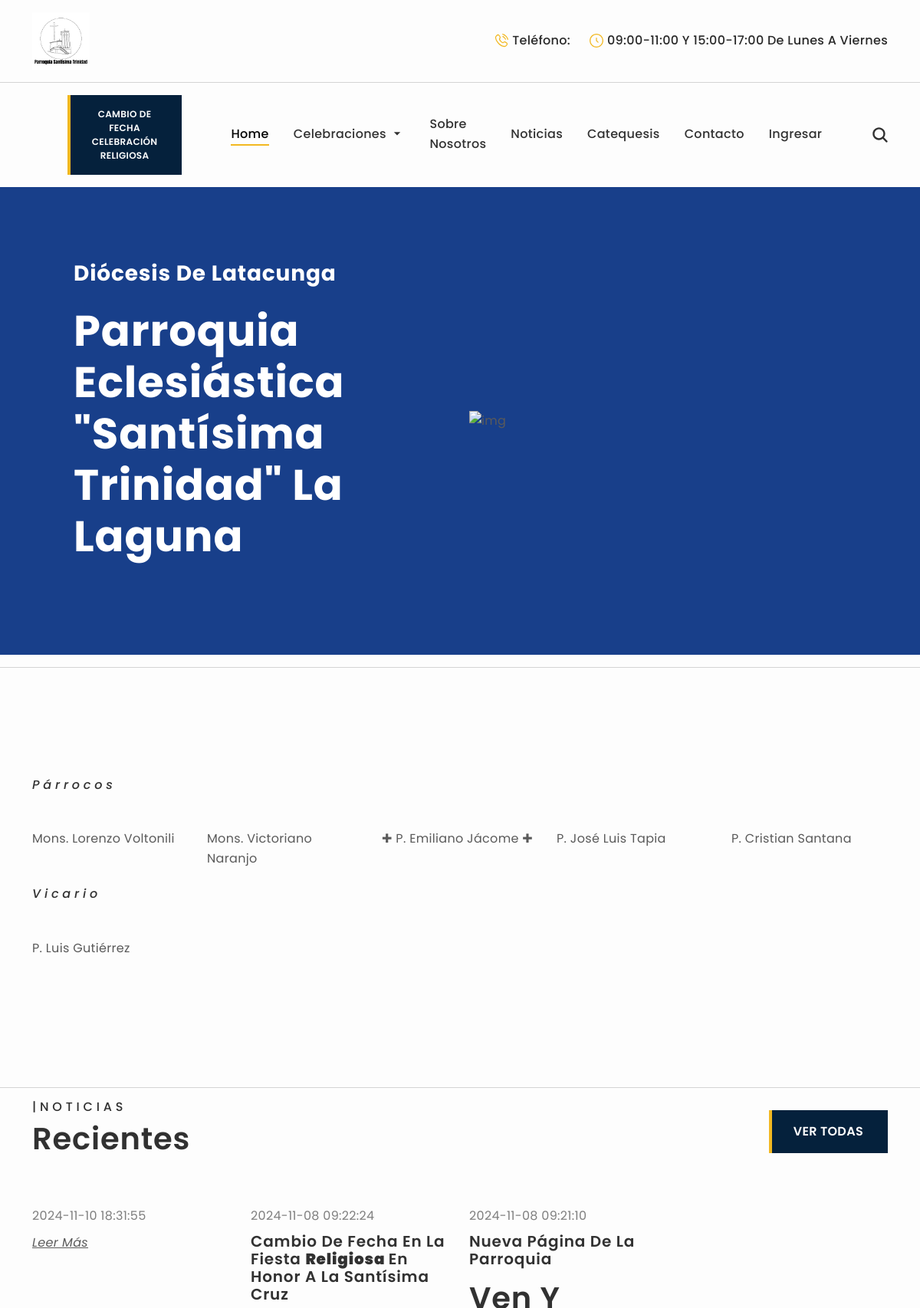
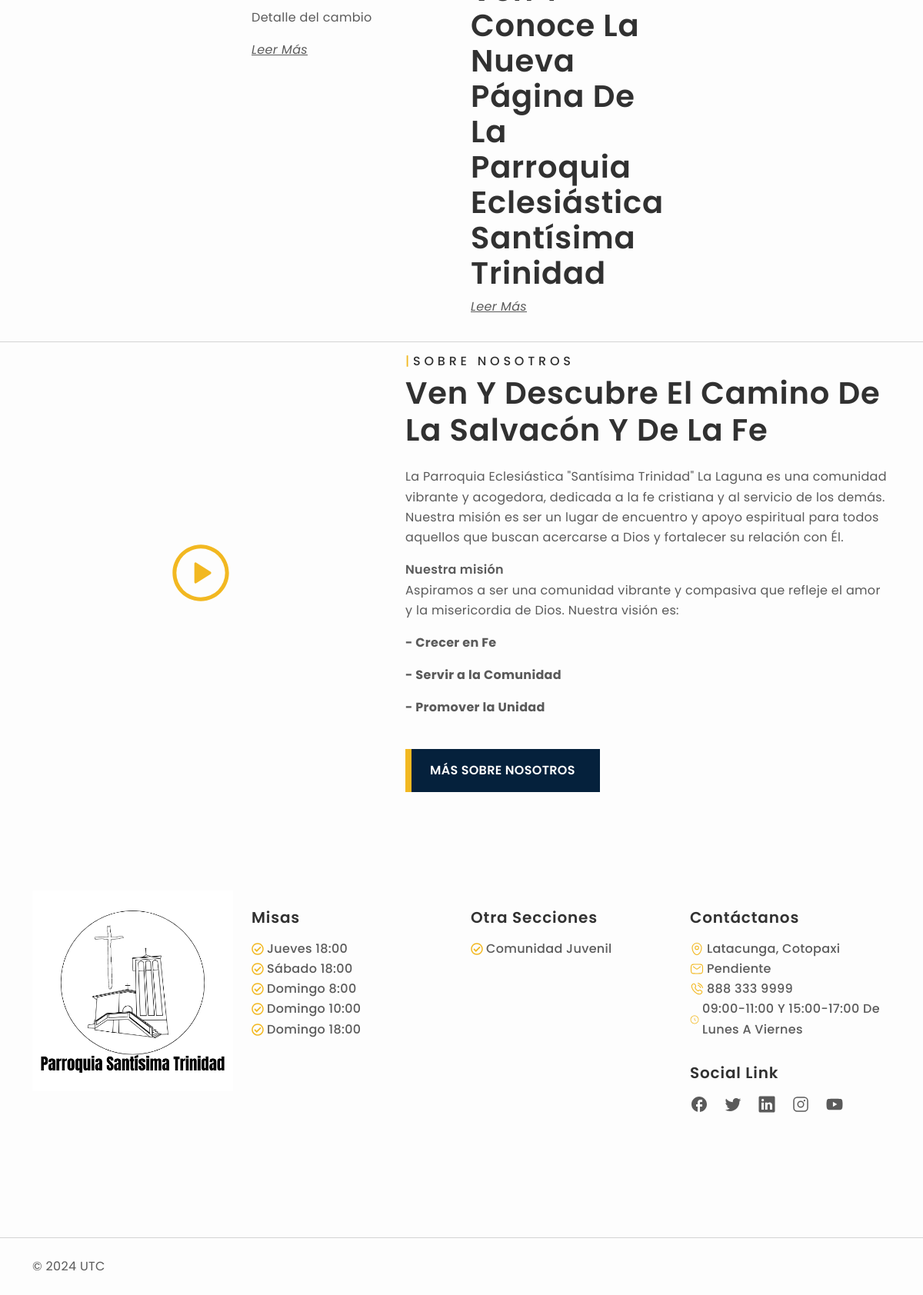
The page / on the database its author committed (2 pictures, top to bottom).
### tables this page shows
CREATE TABLE IF NOT EXISTS `noticias` (
  `id_not` int NOT NULL AUTO_INCREMENT,
  `titulo_not` text,
  `descripcion_not` text,
  `fecha_not` datetime NOT NULL DEFAULT CURRENT_TIMESTAMP,
  `autor_not` varchar(10) DEFAULT NULL,
  PRIMARY KEY (`id_not`),
  KEY `fk_noticia_persona` (`autor_not`)
);

### Models/idiorm/idiorm.php (called while the page is built, shortened)
<?php
    class ORM implements ArrayAccess {
        protected static $_default_config = array(
            'connection_string' => 'sqlite::memory:',
            'id_column' => 'id',
            'id_column_overrides' => array(),
            'error_mode' => PDO::ERRMODE_EXCEPTION,
            'username' => null,
            'password' => null,
            'driver_options' => null,
            'identifier_quote_character' => null,
            'limit_clause_style' => null,
            'logging' => false,
            'logger' => null,
            'caching' => false,
            'caching_auto_clear' => false,
            'return_result_sets' => false,
        );
        protected static $_config = array();
        protected static $_db = array();
        protected static $_last_statement = null;
        protected $_connection_name;
        protected $_table_name;
        protected $_values = array();
        protected $_result_columns = array('*');
        protected $_join_sources = array();
        protected $_order_by = array();
        protected $_group_by = array();
        protected $_instance_id_column = null;
        public static function configure($key, $value = null, $connection_name = self::DEFAULT_CONNECTION) {
            if (is_array($key)) {
                foreach ($key as $conf_key => $conf_value) {
                    self::configure($conf_key, $conf_value, $connection_name);
                }
            } else {
                if (is_null($value)) {
                    $value = $key;
                    $key = 'connection_string';
                }
                self::$_config[$connection_name][$key] = $value;
            }
        }
        public static function for_table($table_name, $connection_name = self::DEFAULT_CONNECTION) {
            return new self($table_name, array(), $connection_name);
        }
        protected static function _setup_db_config($connection_name) {
            if (!array_key_exists($connection_name, self::$_config)) {
                self::$_config[$connection_name] = self::$_default_config;
            }
        }
        public static function set_db($db, $connection_name = self::DEFAULT_CONNECTION) {
            self::$_db[$connection_name] = $db;
        }
        protected static function _setup_identifier_quote_character($connection_name) {
            if (is_null(self::$_config[$connection_name]['identifier_quote_character'])) {
                self::$_config[$connection_name]['identifier_quote_character'] =
                    self::_detect_identifier_quote_character($connection_name);
            }
        }
        public static function _setup_limit_clause_style($connection_name) {
            if (is_null(self::$_config[$connection_name]['limit_clause_style'])) {
                self::$_config[$connection_name]['limit_clause_style'] =
                    self::_detect_limit_clause_style($connection_name);
            }
        }
        protected static function _detect_identifier_quote_character($connection_name) {
            switch(self::get_db($connection_name)->getAttribute(PDO::ATTR_DRIVER_NAME)) {
                case 'mysql':
                case 'sqlite':
                case 'sqlite2':
                default:
                    return '`';
            }
        }
        protected static function _detect_limit_clause_style($connection_name) {
            switch(self::get_db($connection_name)->getAttribute(PDO::ATTR_DRIVER_NAME)) {
                default:
                    return ORM::LIMIT_STYLE_LIMIT;
            }
        }
        public static function get_db($connection_name = self::DEFAULT_CONNECTION) {
            return self::$_db[$connection_name];
        }
        public static function get_last_statement() {
            return self::$_last_statement;
        }
        protected static function _execute($query, $parameters = array(), $connection_name = self::DEFAULT_CONNECTION) {
            $statement = self::get_db($connection_name)->prepare($query);
            self::$_last_statement = $statement;
            $time = microtime(true);
            $q = $statement->execute();
            return $q;
        }
        protected static function _log_query($query, $parameters, $connection_name, $query_time) {
            if (!self::$_config[$connection_name]['logging']) {
                return false;
            }
            return true;
        }
        protected function __construct($table_name, $data = array(), $connection_name = self::DEFAULT_CONNECTION) {
            $this->_table_name = $table_name;
            $this->_connection_name = $connection_name;
        }
        public function use_id_column($id_column) {
            $this->_instance_id_column = $id_column;
            return $this;
        }
        protected function _create_instance_from_row($row) {
            $instance = self::for_table($this->_table_name, $this->_connection_name);
            $instance->use_id_column($this->_instance_id_column);
            $instance->hydrate($row);
            return $instance;
        }
        protected function _find_many() {
            $rows = $this->_run();
            return array_map(array($this, '_create_instance_from_row'), $rows);
        }
        public function find_result_set() {
            return new IdiormResultSet($this->_find_many());
        }
        public function hydrate($data=array()) {
            return $this;
        }
        protected function _add_order_by($column_name, $ordering) {
            $column_name = $this->_quote_identifier($column_name);
            $this->_order_by[] = "{$column_name} {$ordering}";
            return $this;
        }
        public function order_by_desc($column_name) {
            return $this->_add_order_by($column_name, 'DESC');
        }
        protected function _build_select() {
            return $this->_join_if_not_empty(" ", array(
                $this->_build_select_start(),
                $this->_build_join(),
                $this->_build_where(),
                $this->_build_group_by(),
                $this->_build_having(),
                $this->_build_order_by(),
                $this->_build_limit(),
                $this->_build_offset(),
            ));
        }
        protected function _build_select_start() {
            $fragment = 'SELECT ';
            $result_columns = join(', ', $this->_result_columns);
            $fragment .= "{$result_columns} FROM " . $this->_quote_identifier($this->_table_name);
            return $fragment;
        }
        protected function _build_join() {
            if (count($this->_join_sources) === 0) {
                return '';
            }
            return join(" ", $this->_join_sources);
        }
        protected function _build_where() {
            return $this->_build_conditions('where');
        }
        protected function _build_having() {
            return $this->_build_conditions('having');
        }
        protected function _build_group_by() {
            if (count($this->_group_by) === 0) {
                return '';
            }
            return "GROUP BY " . join(", ", $this->_group_by);
        }
        protected function _build_conditions($type) {
            $conditions_class_property_name = "_{$type}_conditions";
            if (count($this->$conditions_class_property_name) === 0) {
                return '';
            }
            $conditions = array();
            return strtoupper($type) . " " . join(" AND ", $conditions);
        }
        protected function _build_order_by() {
            return "ORDER BY " . join(", ", $this->_order_by);
        }
        protected function _build_limit() {
            $fragment = '';
            return $fragment;
        }
        protected function _build_offset() {
            return '';
        }
        protected function _join_if_not_empty($glue, $pieces) {
            $filtered_pieces = array();
            foreach ($pieces as $piece) {
                if (is_string($piece)) {
                    $piece = trim($piece);
                }
                if (!empty($piece)) {
                    $filtered_pieces[] = $piece;
                }
            }
            return join($glue, $filtered_pieces);
        }
        protected function _quote_one_identifier($identifier) {
            $parts = explode('.', $identifier);
            $parts = array_map(array($this, '_quote_identifier_part'), $parts);
            return join('.', $parts);
        }
        protected function _quote_identifier($identifier) {
            if (is_array($identifier)) {
                $result = array_map(array($this, '_quote_one_identifier'), $identifier);
                return join(', ', $result);
            } else {
                return $this->_quote_one_identifier($identifier);
            }
        }
        protected function _quote_identifier_part($part) {
            $quote_character = self::$_config[$this->_connection_name]['identifier_quote_character'];
            return $quote_character .
                   str_replace($quote_character,
                               $quote_character . $quote_character,
                               $part
                   ) . $quote_character;
        }
        protected function _run() {
            $query = $this->_build_select();
            $caching_enabled = self::$_config[$this->_connection_name]['caching'];
            self::_execute($query, $this->_values, $this->_connection_name);
            $statement = self::get_last_statement();
            $rows = array();
            while ($row = $statement->fetch(PDO::FETCH_ASSOC)) {
                $rows[] = $row;
            }
            return $rows;
        }
        private function _reset_idiorm_state() {
            $this->_values = array();
            $this->_result_columns = array('*');
        }
        public function __call($name, $arguments)
        {
            $method = strtolower(preg_replace('/([a-z])([A-Z])/', '$1_$2', $name));
            if (method_exists($this, $method)) {
                return call_user_func_array(array($this, $method), $arguments);
            } else {
                throw new IdiormMethodMissingException("Method $name() does not exist in class " . get_class($this));
            }
        }
    }

### Models/noticia.php (the view, shortened to what this page needs)
<?php
class Noticia{
public function listar_recientes(){
    $noticias = ORM::for_table('noticias')->order_by_desc('fecha_not')->find_result_set();
    $con = 0;
    foreach($noticias as $noticia){
        if($con < 4){
        echo '<div class="col-lg-3 col-md-6 mb-4 mb-lg-0">
          <div class="card-item">
            <div class="card-body p-0 mt-2">
              <span class="text-capitalize text-black-50">' . $noticia['fecha_not'] . '</span>
              <h5 class="mt-2">
                <a href="index.html">'.$noticia['titulo_not'].'</a>
              </h5>
              <p>'.$noticia['descripcion_not'].' <span><a href="index.html" class="text-decoration-underline fst-italic">Leer Más</a></span> </p>
            </div>
          </div>
        </div>';
        }
        $con++;
    }
}
}
?>

### rows shown on the page
noticias: fecha_not "2024-11-10 18:31:55"
noticias: fecha_not "2024-11-08 09:22:24", titulo_not "Cambio De Fecha En La Fiesta Religiosa En Honor A La Santísima Cruz", descripcion_not "Detalle del cambio"
noticias: fecha_not "2024-11-08 09:21:10", titulo_not "Nueva Página De La Parroquia", descripcion_not "Ven Y Conoce La Nueva Página De La Parroquia Eclesiástica Santísima Trinidad"
